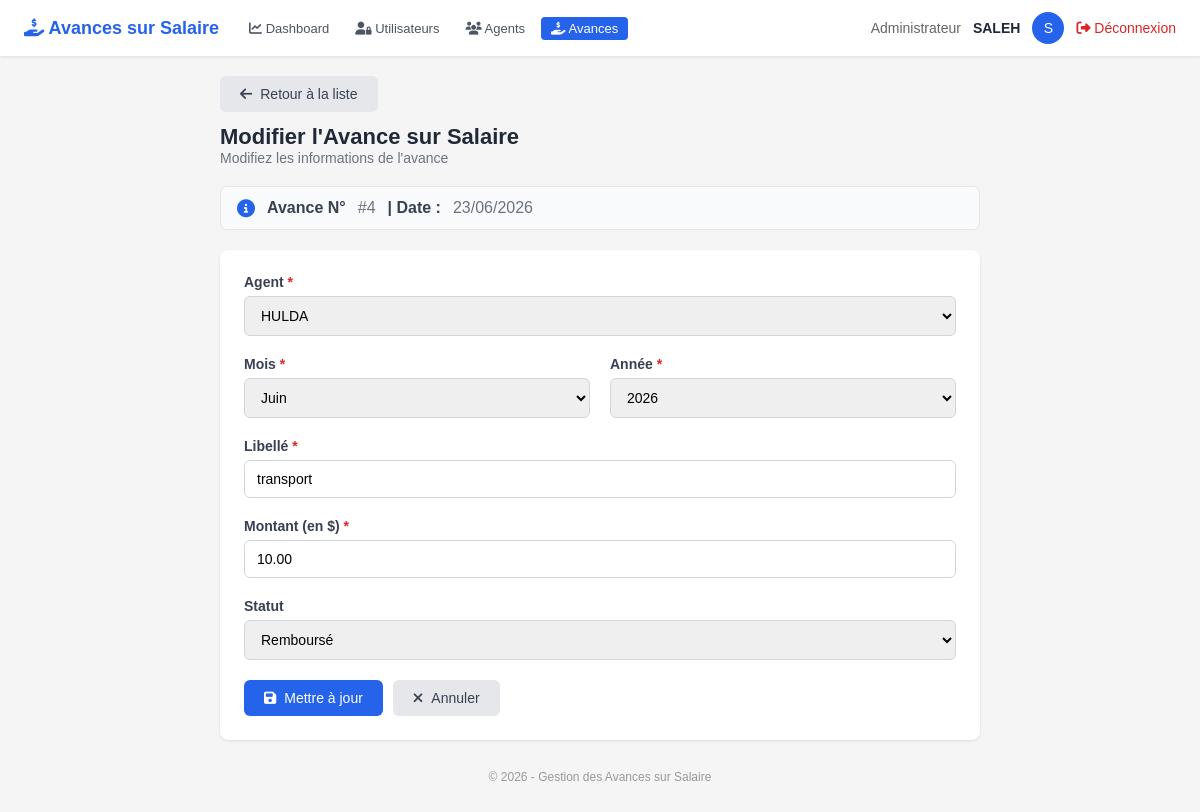
Page /pages/avances/edit.php?id=4 (signed in) on the committed database.
### tables this page shows
CREATE TABLE `avances` (
  `id` int(11) NOT NULL,
  `agent_id` int(11) NOT NULL,
  `mois` varchar(20) NOT NULL,
  `annee` int(11) NOT NULL,
  `libelle` varchar(100) NOT NULL,
  `montant` decimal(10,2) NOT NULL,
  `date_creation` datetime DEFAULT current_timestamp(),
  `statut` enum('en_cours','rembourse') DEFAULT 'en_cours'
);

CREATE TABLE `agent` (
  `id_agent` int(11) NOT NULL,
  `nom_complet` varchar(150) NOT NULL,
  `adresse` varchar(255) DEFAULT NULL,
  `date_naissance` date DEFAULT NULL,
  `telephone` varchar(20) DEFAULT NULL,
  `profil` varchar(100) DEFAULT NULL,
  `lieu_naissance` varchar(100) DEFAULT NULL,
  `fonction` varchar(100) DEFAULT NULL
);

### Classes/Avance.php (called while the page is built, shortened)
<?php
require_once __DIR__ . '/../Config/Database.php';
class Avance {
    private $id;
    private $agent_id;
    private $mois;
    private $annee;
    private $libelle;
    private $montant;
    private $date_creation;
    private $statut;
    public function __construct(
        $agent_id = null,
        $mois = null,
        $annee = null,
        $libelle = null,
        $montant = null,
        $statut = self::STATUT_EN_COURS,
        $id = null
    ) {
        $this->id = $id;
        $this->agent_id = $agent_id;
        $this->mois = $mois;
        $this->annee = $annee;
        $this->libelle = $libelle;
        $this->montant = $montant;
        $this->statut = $statut;
        $this->date_creation = date('Y-m-d H:i:s');
    }
    public function getId() { return $this->id; }
    public function getAgentId() { return $this->agent_id; }
    public function getMois() { return $this->mois; }
    public function getAnnee() { return $this->annee; }
    public function getLibelle() { return $this->libelle; }
    public function getMontant() { return $this->montant; }
    public function getDateCreation() { return $this->date_creation; }
    public function getStatut() { return $this->statut; }
    public static function getById($id) {
        $db = Database::getInstance();
        $sql = "SELECT * FROM avances WHERE id = :id";
        try {
            $stmt = $db->prepare($sql);
            $stmt->bindParam(':id', $id);
            $stmt->execute();
            if ($stmt->rowCount() > 0) {
                $row = $stmt->fetch(PDO::FETCH_ASSOC);
                return new self(
                    $row['agent_id'],
                    $row['mois'],
                    $row['annee'],
                    $row['libelle'],
                    $row['montant'],
                    $row['statut'],
                    $row['id']
                );
            }
            return null;
        } catch (PDOException $e) {
            error_log("Erreur lors de la récupération de l'avance : " . $e->getMessage());
            return null;
        }
    }
}

### Config/Database.php (called while the page is built, shortened)
<?php
class Database {
    private static $host = 'localhost';
    private static $db_name = 'gestion_remuneration';
    private static $user = 'root';
    private static $password = '';
    private static $conn;
    public static function connect() {
        self::$conn = null;
        try {
            $dsn = 'mysql:host=' . self::$host . ';dbname=' . self::$db_name . ';charset=utf8';
            self::$conn = new PDO($dsn, self::$user, self::$password);
            self::$conn->setAttribute(PDO::ATTR_ERRMODE, PDO::ERRMODE_EXCEPTION);
        } catch (PDOException $e) {
            die('Erreur de connexion : ' . $e->getMessage());
        }
        return self::$conn;
    }
    public static function getInstance() {
        return self::$conn;
    }
}
?>

### Classes/Agent.php (called while the page is built, shortened)
<?php
require_once __DIR__ . '/../Config/Database.php';
class Agent {
    private $id_agent;
    private $nom_complet;
    public function __construct(
        $nom_complet = null,
        $adresse = null,
        $date_naissance = null,
        $telephone = null,
        $profil = null,
        $lieu_naissance = null,
        $fonction = null,
        $id_agent = null
    ) {
        $this->id_agent = $id_agent;
        $this->nom_complet = $nom_complet;
    }
    public function getIdAgent() { return $this->id_agent; }
    public function getNomComplet() { return $this->nom_complet; }
    public static function getAll($search = '') {
        $db = Database::getInstance();
        $sql = "SELECT * FROM agent";
        $params = [];
        $sql .= " ORDER BY nom_complet";
        try {
            $stmt = $db->prepare($sql);
            $stmt->execute();
            $agents = [];
            while ($row = $stmt->fetch(PDO::FETCH_ASSOC)) {
                $agents[] = new self(
                    $row['nom_complet'],
                    $row['adresse'],
                    $row['date_naissance'],
                    $row['telephone'],
                    $row['profil'],
                    $row['lieu_naissance'],
                    $row['fonction'],
                    $row['id_agent']
                );
            }
            return $agents;
        } catch (PDOException $e) {
            error_log("Erreur lors de la récupération des agents : " . $e->getMessage());
            return [];
        }
    }
}
?>

### pages/avances/edit.php (the view, shortened to what this page needs)
<?php
require_once __DIR__ . '/../../Config/Database.php';
require_once __DIR__ . '/../../Classes/Avance.php';
require_once __DIR__ . '/../../Classes/Agent.php';
$role = $_SESSION['user_role'] ?? 'Invité';
$username = $_SESSION['nom'] ?? $_SESSION['username'] ?? 'Utilisateur';
$id = intval($_GET['id']);
$avance = Avance::getById($id);
$agents = Agent::getAll();
$agent_id = $avance->getAgentId();
$mois = $avance->getMois();
$annee = $avance->getAnnee();
$libelle = $avance->getLibelle();
$montant = $avance->getMontant();
$statut = $avance->getStatut();
?>
<!DOCTYPE html>
<html lang="fr">
<head>
    <link rel="stylesheet" href="https://cdnjs.cloudflare.com/ajax/libs/font-awesome/6.4.0/css/all.min.css">
</head>
<body>
<div class="header">
    <div class="header-left">
        <h1><i class="fas fa-hand-holding-usd" style="color:#2563eb;"></i> Avances sur Salaire</h1>
        <nav class="nav-links">
            <?php if (strtolower($role) === 'administrateur'): ?>
                <a href="../../Dashboard.php"><i class="fas fa-chart-line"></i> Dashboard</a>
                <a href="../utilisateurs/index.php"><i class="fas fa-user-lock"></i> Utilisateurs</a>
                <a href="../agents/index.php"><i class="fas fa-users"></i> Agents</a>
                <a href="index.php" class="active"><i class="fas fa-hand-holding-usd"></i> Avances</a>
            <?php elseif (strtolower($role) === 'caissier'): ?>
                <a href="../caissier/dashboard.php"><i class="fas fa-chart-line"></i> Dashboard</a>
                <a href="index.php" class="active"><i class="fas fa-hand-holding-usd"></i> Avances</a>
            <?php endif; ?>
        </nav>
    </div>
    <div class="header-right">
        <span class="role"><?php echo htmlspecialchars($role); ?></span>
        <span class="username"><?php echo htmlspecialchars($username); ?></span>
        <div class="avatar"><?php echo strtoupper(substr($username, 0, 1)); ?></div>
        <a href="../../logout.php" class="logout"><i class="fas fa-sign-out-alt"></i> Déconnexion</a>
    </div>
</div>
<div class="container">
    <div class="mb-3">
        <a href="index.php" class="btn btn-secondary">
            <i class="fas fa-arrow-left"></i> Retour à la liste
        </a>
    </div>
    <div class="top">
        <div>
            <h2>Modifier l'Avance sur Salaire</h2>
            <p>Modifiez les informations de l'avance</p>
        </div>
    </div>
    <div class="info-box">
        <i class="fas fa-info-circle"></i>
        <span class="info-label">Avance N°</span>
        <span class="info-value">#<?php echo $avance->getId(); ?></span>
        <span class="info-label">| Date :</span>
        <span class="info-value"><?php echo date('d/m/Y', strtotime($avance->getDateCreation())); ?></span>
    </div>
    <div class="card">
        <form method="POST" action="">
            <div class="form-group">
                <label for="agent_id">Agent <span class="required">*</span></label>
                <select id="agent_id" name="agent_id" required>
                    <?php foreach ($agents as $agent): ?>
                        <option value="<?php echo $agent->getIdAgent(); ?>" <?php echo ($agent_id == $agent->getIdAgent()) ? 'selected' : ''; ?>>
                            <?php echo htmlspecialchars($agent->getNomComplet()); ?>
                        </option>
                    <?php endforeach; ?>
                </select>
            </div>
            <div class="form-row">
                <div class="form-group">
                    <label for="mois">Mois <span class="required">*</span></label>
                    <select id="mois" name="mois" required>
                        <?php
                        $moisNoms = [
                            '01' => 'Janvier', '02' => 'Février', '03' => 'Mars', '04' => 'Avril',
                            '05' => 'Mai', '06' => 'Juin', '07' => 'Juillet', '08' => 'Août',
                            '09' => 'Septembre', '10' => 'Octobre', '11' => 'Novembre', '12' => 'Décembre'
                        ];
                        foreach ($moisNoms as $num => $nom):
                        ?>
                            <option value="<?php echo $num; ?>" <?php echo ($mois == $num) ? 'selected' : ''; ?>>
                                <?php echo $nom; ?>
                            </option>
                        <?php endforeach; ?>
                    </select>
                </div>
                <div class="form-group">
                    <label for="annee">Année <span class="required">*</span></label>
                    <select id="annee" name="annee" required>
                        <?php for ($i = date('Y'); $i >= date('Y') - 5; $i--): ?>
                            <option value="<?php echo $i; ?>" <?php echo ($annee == $i) ? 'selected' : ''; ?>>
                                <?php echo $i; ?>
                            </option>
                        <?php endfor; ?>
                    </select>
                </div>
            </div>
            <div class="form-group">
                <label for="libelle">Libellé <span class="required">*</span></label>
                <input type="text" id="libelle" name="libelle"
                       value="<?php echo htmlspecialchars($libelle); ?>"
                       placeholder="Ex: Avance pour transport, Achat fournitures, etc." required>
            </div>
            <div class="form-group">
                <label for="montant">Montant (en $) <span class="required">*</span></label>
                <input type="number" id="montant" name="montant" step="0.01" min="0.01"
                       value="<?php echo htmlspecialchars($montant); ?>" required>
            </div>
            <div class="form-group">
                <label for="statut">Statut</label>
                <select id="statut" name="statut">
                    <option value="<?php echo Avance::STATUT_REMBOURSE; ?>" <?php echo ($statut == Avance::STATUT_REMBOURSE) ? 'selected' : ''; ?>>
                        Remboursé
                    </option>
                </select>
            </div>
            <div class="btn-group">
                <button type="submit" class="btn btn-primary">
                    <i class="fas fa-save"></i> Mettre à jour
                </button>
                <a href="index.php" class="btn btn-secondary">
                    <i class="fas fa-times"></i> Annuler
                </a>
            </div>
        </form>
    </div>
    <div class="footer">
        © <?php echo date('Y'); ?> - Gestion des Avances sur Salaire
    </div>
</div>
</body>
</html>

### pages/avances/edit.php (style rules this page uses)
* { margin: 0; padding: 0; box-sizing: border-box; }
body { font-family: Arial, sans-serif; background: #f5f5f5; }
.header { background: white; padding: 12px 24px; display: flex; justify-content: space-between; align-items: center; box-shadow: 0 1px 3px rgba(0,0,0,0.1); flex-wrap: wrap; gap: 10px; }
.header-left { display: flex; align-items: center; gap: 20px; flex-wrap: wrap; }
.header-left h1 { color: #2563eb; font-size: 18px; }
.nav-links { display: flex; gap: 6px; flex-wrap: wrap; }
.nav-links a { color: #4b5563; text-decoration: none; font-size: 13px; padding: 4px 10px; border-radius: 4px; transition: 0.2s; }
.nav-links a.active { background: #2563eb; color: white; }
.header-right { display: flex; align-items: center; gap: 12px; flex-wrap: wrap; }
.header-right .role { color: #666; font-size: 14px; }
.header-right .username { font-weight: 600; color: #1f2937; font-size: 14px; }
.header-right .avatar { width: 32px; height: 32px; background: #2563eb; border-radius: 50%; display: flex; align-items: center; justify-content: center; color: white; font-size: 14px; }
.header-right .logout { color: #dc2626; text-decoration: none; font-size: 14px; }
.container { max-width: 800px; margin: 0 auto; padding: 20px; }
.top { display: flex; justify-content: space-between; align-items: center; margin-bottom: 20px; flex-wrap: wrap; gap: 10px; }
.top h2 { color: #1f2937; font-size: 22px; }
.top p { color: #6b7280; font-size: 14px; }
.card { background: white; border-radius: 8px; padding: 24px; box-shadow: 0 1px 3px rgba(0,0,0,0.1); }
.form-group { margin-bottom: 20px; }
.form-group label { display: block; margin-bottom: 6px; font-weight: 600; color: #374151; font-size: 14px; }
.form-group label .required { color: #dc2626; }
.form-group input, .form-group select { width: 100%; padding: 10px 12px; border: 1px solid #d1d5db; border-radius: 6px; font-size: 14px; transition: 0.2s; }
.form-row { display: grid; grid-template-columns: 1fr 1fr; gap: 20px; }
.btn { padding: 10px 20px; border: none; border-radius: 6px; cursor: pointer; text-decoration: none; display: inline-flex; align-items: center; gap: 8px; font-size: 14px; transition: 0.2s; }
.btn-primary { background: #2563eb; color: white; }
.btn-secondary { background: #e5e7eb; color: #374151; }
.btn-group { display: flex; gap: 10px; flex-wrap: wrap; margin-top: 10px; }
.mb-3 { margin-bottom: 12px; }
.info-box { background: #f8fafc; border: 1px solid #e5e7eb; border-radius: 6px; padding: 12px 16px; margin-bottom: 20px; display: flex; align-items: center; gap: 12px; }
.info-box i { color: #2563eb; font-size: 18px; }
.info-box .info-label { font-weight: 600; color: #374151; }
.info-box .info-value { color: #6b7280; }
.footer { text-align: center; margin-top: 20px; color: #999; font-size: 12px; padding: 10px 0; }

### rows in the picture
avances: id "4", agent_id "HULDA", mois "Juin", annee "2026", libelle "transport", montant "10.00", statut "Remboursé"

### other values in the picture
$role "Administrateur"
$username "SALEH"
substr($username, 0, 1) "S"
date('d/m/Y', strtotime($avance->getDateCreation())) "23/06/2026"
